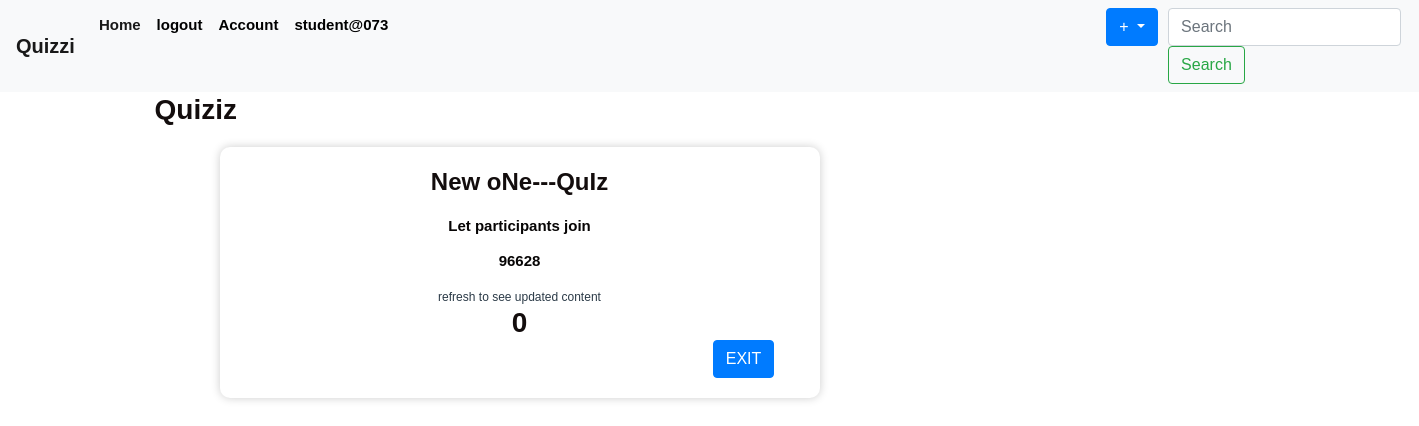
The app's page /start_live_quiz/1 (signed in), older data.
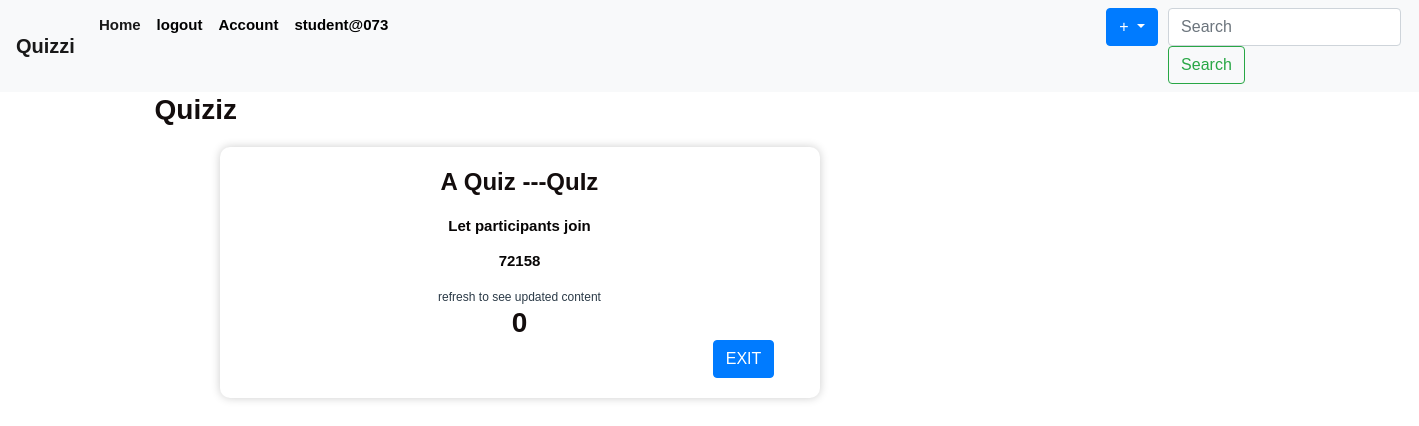
The same page, newer data.
### quiz/models.py (models this page shows, shortened)
class User(db.Model, UserMixin):
    id = db.Column(db.Integer, primary_key=True)
    username = db.Column(db.String(20), unique=True, nullable=False)
    email = db.Column(db.String(120), unique=True, nullable=False)
    password = db.Column(db.String(60), nullable=False)
    classes_enrolled = db.relationship('Class', backref='students', lazy='dynamic', cascade="all, delete-orphan")
    quizzes = db.relationship('LiveQuiz', backref='user', lazy=True, cascade="all, delete-orphan")
    quiz_attempts = db.relationship('QuizAttempts', backref='user_attempts', lazy='dynamic', cascade="all, delete-orphan")
    assignments = db.relationship('Assignment', backref='user', lazy=True, cascade="all, delete-orphan")

class Quiz(db.Model):
    id = db.Column(db.Integer, primary_key=True)
    class_id = db.Column(db.Integer, db.ForeignKey('class.id'))
    quiz_code = db.Column(db.String(5), nullable=False, unique=True)
    title = db.Column(db.String(100), nullable=False)
    timer = db.Column(db.Integer)
    questions = db.relationship('Question', backref='quiz', lazy=True)
    options = db.relationship('Option', backref='quiz', lazy=True)

class LiveQuiz(db.Model):
    id = db.Column(db.Integer, primary_key=True, autoincrement=True)
    quiz_id = db.Column(db.Integer, db.ForeignKey('quiz.id'), nullable=False)
    quiz_code = db.Column(db.String(5), nullable=False)
    class_id = db.Column(db.Integer, db.ForeignKey('class.id'), nullable=True)
    creator_id = db.Column(db.Integer, db.ForeignKey('user.id'), nullable=False)
    datetime = db.Column(db.DateTime, nullable=False)

### quiz/quiz/routes.py (the view)
@app.route('/start_live_quiz/<int:quiz_id>', methods=['GET','POST'])
def start_live_quiz(quiz_id):
    livequiz = LiveQuiz.query.get_or_404(quiz_id)
    quiz = Quiz.query.get_or_404(quiz_id)
    if current_user.id == livequiz.creator_id:
        current_running.append(quiz)
    students_in_quiz = [student for student in student_details if student['quiz_id'] == quiz_id]
    image_file = url_for('static', filename='profiles/' + 'participant.png')
    participants = len(students_in_quiz)
    return render_template('startlivequiz.html',image_file=image_file,livequiz=livequiz,quiztitle=quiz.title,students_in_quiz=students_in_quiz, participants=participants, current_user=current_user)

### quiz/models.py (called while the page is built)
@login_manager.user_loader
def load_user(user_id):
    return User.query.get(int(user_id))

### quiz/templates/startlivequiz.html (shortened to what this page needs)
{% extends "layout.html" %}
{% block content %}
<div >
    <h2>Quiziz</h2>
</div>
<div class="quiz-room">
    <h1>{{ quiztitle }}---QuIz</h1>
    <p>Let participants join <p name="quiz_code">{{ livequiz.quiz_code }}</p></p>
    <small>refresh to see updated content</small>
<h4> {{participants}}</h4>
<a href="{{url_for('exit_quiz')}}" class="btn btn-primary" id="exitquiz">EXIT</a>
</div><script src="https://cdnjs.cloudflare.com/ajax/libs/socket.io/4.0.1/socket.io.js"></script>
{% endblock content %}

### quiz/templates/layout.html (shortened to what this page needs)
<!DOCTYPE html>
<html lang="en">
<head>
   <link rel="stylesheet" href="https://cdn.jsdelivr.net/npm/bootstrap@4.3.1/dist/css/bootstrap.min.css">
   <link rel="stylesheet" type="text/css" href="{{ url_for('static', filename='style.css')}}">
  </head>
<body>
<header class="site-header">
    <nav class="navbar navbar-expand-lg navbar-light bg-light" id="navbar">
          {% if current_user.is_authenticated %}
          <a class="navbar-brand" href="{{url_for('home')}}">Quizzi</a>
          {% else %}
          <a class="navbar-brand" href="{{url_for('firstpage')}}">Quizzi</a>
          {% endif %}
        <div class="collapse navbar-collapse" id="navbarSupportedContent">
          <ul class="navbar-nav mr-auto">
            {% if current_user.is_authenticated %}
            <li class="nav-item active">
              <a class="nav-link" href="{{ url_for('home') }}">Home <span class="sr-only">(current)</span></a>
            </li>
            <li class="nav-item">
              <a class="nav-link " href="{{ url_for('logout') }}" tabindex="-1" aria-disabled="true">logout</a>
            </li>
            <li class="nav-item">
              <a class="nav-link " href="{{ url_for('account') }}" tabindex="-1" aria-disabled="true">Account</a>
            </li>
            <li class="nav-item"><a class="nav-link "tabindex="-1" aria-disabled="true">{{ current_user.username}}</a></li>
            <li >
              <div class="btn-group" style=" margin-left: 710px; margin-right: 10px;">
                <button type="button" class="btn btn-primary dropdown-toggle" data-toggle="dropdown" aria-haspopup="true" aria-expanded="false">
                    +
                </button>
            </div>
              </li>
              <li>
            <form class="form-inline my-2 my-lg-0">
              <input class="form-control mr-sm-2" type="search" placeholder="Search" aria-label="Search">
              <button class="btn btn-outline-success my-2 my-sm-0" type="submit">Search</button>
            </form>
          </div>
            {% endif %}
      </nav>
      <main role="main" id="layout" class="container">
        <div class="row">
          <div class="col-md-8">
            {% block content %}{% endblock %}
            </div>
            </div>
            </main>
</body>
</html>

### quiz/static/style.css (style rules this page uses)
.site-header .navbar-nav .nav-link { color: black }
.navbar { background-color: #333333; }
#navbar { background-color: #333333; }
h1, h2, h3, h4, h5, h6 { color: #130d0d; line-height: 1.25; font-size: 28px; font-weight: bold; margin: 0; }
p { color: #070505; }
body { font-family: Arial, sans-serif; background-color: #fff; padding: 0; margin-top: 20px; }
.quiz-room { text-align: center; margin: 20px auto; left: 10px; padding: 20px; background-color: #fff; border-radius: 10px; box-shadow: 0 0 10px rgba(0, 0, 0, 0.2); max-width: 600px; }
h1 { font-size: 24px; margin-bottom: 20px; }
#exitquiz { margin-left: 80%; }

### quiz/templates/layout.html (style rules this page uses)
body { color: #2b3a47; line-height: 1.25; font-size: 15px; font-weight: bold; margin: 0; }

Row changes from the older to the newer data that the page shows:
changed Quiz: title "New oNe" → "A Quiz"
changed LiveQuiz: quiz_code "96628" → "72158"
